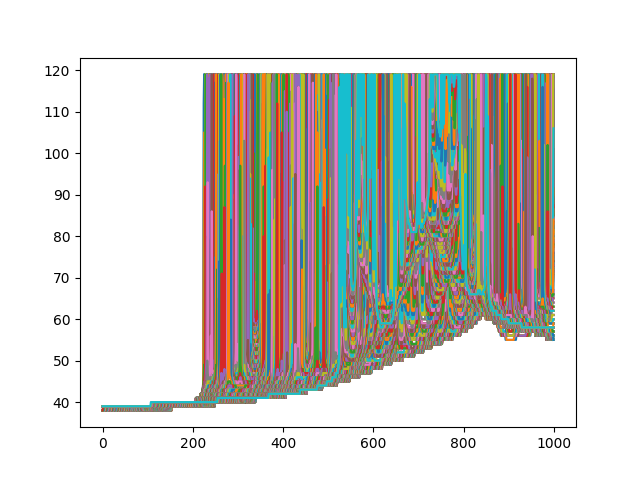

Python code for this plot:
import numpy as np
import matplotlib.pyplot as plt

# counts the number of iterations until the function diverges or
# returns the iteration threshold that we check until
def countIterationsUntilDivergent(c, threshold):
    z = complex(0, 0)
    for iteration in range(threshold):
        z = (z*z) + c

        if abs(z) > 4:
            break
            pass
        pass
    return iteration

# takes the iteration limit before declaring function as convergent and
# takes the density of the atlas
# create atlas, plot mandelbrot set, display set
def mandelbrot(threshold, density):
    # location and size of the atlas rectangle
    # realAxis = np.linspace(-2.25, 0.75, density)
    # imaginaryAxis = np.linspace(-1.5, 1.5, density)
    realAxis = np.linspace(-0.22, -0.219, 1000)
    imaginaryAxis = np.linspace(-0.70, -0.699, 1000)
    realAxisLen = len(realAxis)
    imaginaryAxisLen = len(imaginaryAxis)

    # 2-D array to represent mandelbrot atlas
    atlas = np.empty((realAxisLen, imaginaryAxisLen))

    # color each point in the atlas depending on the iteration count
    for ix in range(realAxisLen):
        for iy in range(imaginaryAxisLen):
            cx = realAxis[ix]
            cy = imaginaryAxis[iy]
            c = complex(cx, cy)

            atlas[ix, iy] = countIterationsUntilDivergent(c, threshold)
            pass
        pass

    # plot and display mandelbrot set
    plt.plot(atlas.T)
    plt.savefig('mandelbrot.png')

# time to party!!
mandelbrot(120, 1000)